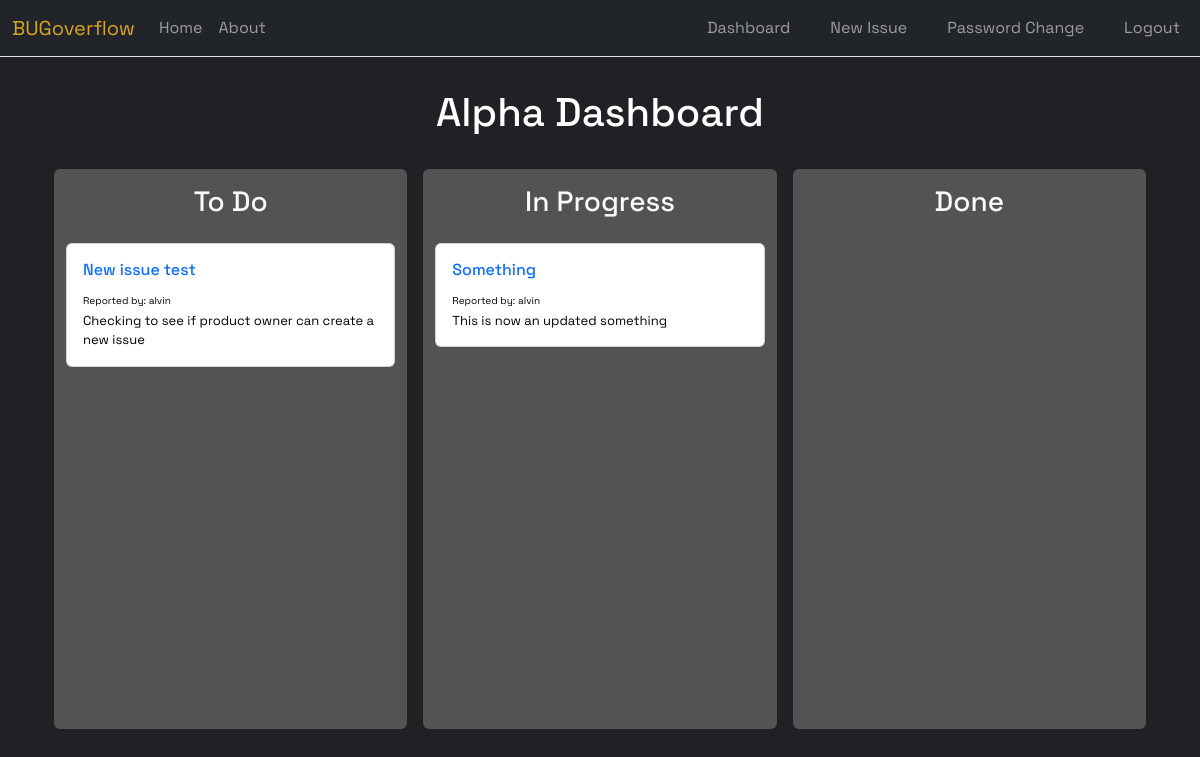
Screenshot of /issues/ (signed in) with the database file from the repository.
### accounts/models.py (models this page shows, shortened)
class CustomUser(AbstractUser):
    role = models.ForeignKey(
        Role,
        on_delete=models.CASCADE,
        blank=True,
        null=True
    )
    team = models.ForeignKey(
        Team,
        on_delete=models.CASCADE,
        blank=True,
        null=True
    )

class Team(models.Model):
    name = models.CharField(max_length=128)
    description = models.TextField()

### issues/models.py (models this page shows, shortened)
class Issue(models.Model):
    summary = models.CharField(max_length=1024)
    description = models.TextField()
    status = models.ForeignKey(
        Status,
        on_delete=models.CASCADE,
        null=True
    )
    priority = models.ForeignKey(
        Priority,
        on_delete=models.CASCADE,
        null=True
    )
    reporter = models.ForeignKey(
        get_user_model(),
        on_delete=models.CASCADE
    )
    assignee = models.ForeignKey(
        get_user_model(),
        on_delete=models.CASCADE,
        null=True,
        related_name="assignee",
    )
    created_on = models.DateTimeField(auto_now_add=True)

### issues/views.py (the view)
# urls.py: path('', BoardView.as_view(), name='board'),
class BoardView(LoginRequiredMixin, ListView):
    template_name = "issues/board.html"
    model = Issue
    def populate_issue_list(self, name, status, reporter, context):
        context[name] = Issue.objects.filter(
            status=status
        ).filter(
            reporter=reporter
        ).order_by(
            "created_on"
        ).reverse()
    def get_context_data(self, **kwargs):
        context = super().get_context_data(**kwargs)
        to_do_status = Status.objects.get(name="to do")
        in_p_status = Status.objects.get(name="in progress")
        done_status = Status.objects.get(name="done")
        team = self.request.user.team
        role = Role.objects.get(name="Product Owner")
        product_owner = CustomUser.objects.filter(
                role=role).filter(team=team)[0]
        self.populate_issue_list("to_do_list", to_do_status, product_owner, context)
        self.populate_issue_list("in_p_list", in_p_status, product_owner, context)
        self.populate_issue_list("done_list", done_status, product_owner, context)
        return context

### templates/issues/board.html (shortened to what this page needs)
{% extends 'base.html' %}
{% load static %}
{% block content %}
<h1>{{ user.team.name }} Dashboard</h1>
<div class="container-fluid d-flex flex-row gap-3">
    <div class="container list_one rounded">
        <h3>To Do</h3>
        <div class="row">
            <div class="col">
                {% for issue in to_do_list %}
                <a href="{% url 'issue_detail' issue.id %}">
                <div class="card w-100 mt-2">
                    <div class="card-body">
                        <h6 class="card-title">{{ issue.summary | truncatechars:150 }}</h5>
                        </a>
                        <small>Reported by: {{ issue.reporter }}</small>
                        <p class="card-text">{{ issue.description | truncatechars:250 }}</p>
                    </div>
                </div>
                {% endfor %}
            </div>
        </div>
    </div>
    <div class="container list_two rounded">
        <h3>In Progress</h3>
        <div class="row">
            <div class="col">
                {% for issue in in_p_list %}
                <a href="{% url 'issue_detail' issue.id %}">
                    <div class="card w-100 mt-2">
                        <div class="card-body">
                            <h6 class="card-title">{{ issue.summary | truncatechars:150 }}</h5>
                            </a>
                            <small>Reported by: {{ issue.reporter }}</small>
                            <p class="card-text">{{ issue.description | truncatechars:250 }}</p>
                        </div>
                    </div>
                {% endfor %}
            </div>
    <div class="container list_three rounded">
        <h3>Done</h3>
    </div>
{% endblock content %}

### static/css/base.css (style rules this page uses)
*, *:before, *:after { padding: 0; margin: 0; box-sizing: border-box; font-family: 'Space Grotesk', sans-serif; }
body { background-color: rgb(32, 33, 36); color: rgba(248, 249, 250); font-family: 'Space Grotesk', sans-serif; }
h1 { margin: 2rem 0; color: white; text-align: center; }
h3 { margin: 1rem 0; text-align: center; }
a { text-decoration: none; }
p { font-size: small; }
.card-body { color: black; }
small { font-size: x-small; }
.list_one { background-color: rgba(90, 90, 90, 0.886); height: 70vh; }
.list_two { background-color: rgba(90, 90, 90, 0.886); height: 70vh; }
.list_three { background-color: rgba(90, 90, 90, 0.886); height: 70vh; }

### rows the page displays
CustomUser: team.name "Alpha"
Issue: summary "New issue test", reporter "alvin", description "Checking to see if product owner can create a new issue"
Issue: summary "Something", reporter "alvin", description "This is now an updated something"
